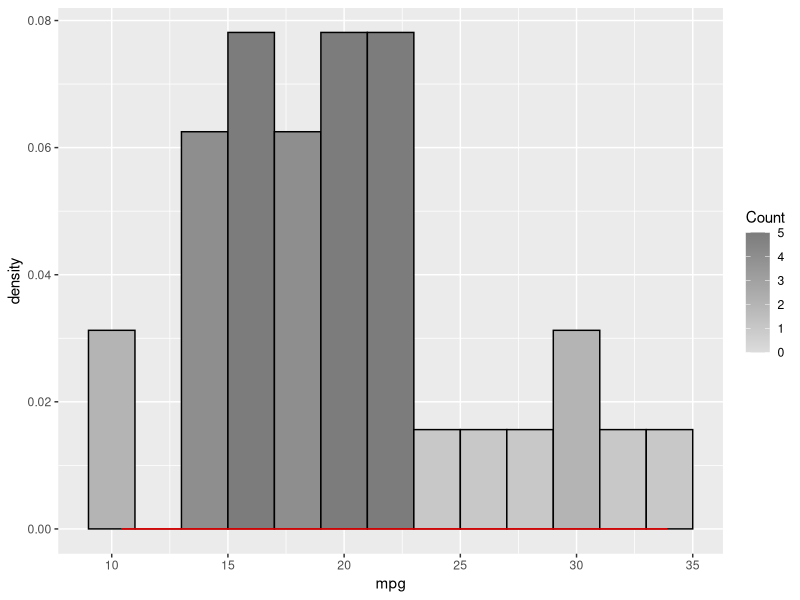

The R script that drew this image:
library(ggplot2)

##### ggplot of normal distribution
#####
gg <- ggplot(mtcars, aes(x=mpg))
gg <- gg + geom_histogram(binwidth=2, colour="black", 
                          aes(y=..density.., fill=..count..))
gg <- gg + scale_fill_gradient("Count", low="#DCDCDC", high="#7C7C7C")
gg <- gg + stat_function(fun=dnorm,
                         color="red",
                         arg=list(mean=mean(mtcars$mpg), 
                                  sd=sd(mtcars$mpg)))

gg